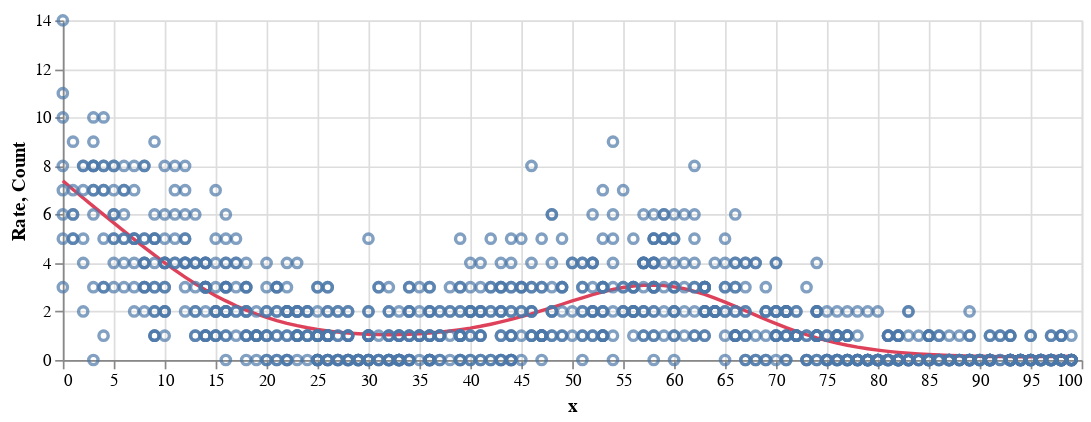

Notebook source saved alongside this figure:
### Code cell
rate = (
	alt.Chart(df_data).mark_line(color='#de425b').encode(
		x=alt.X('x', title='x'),
		y=alt.Y('rate', title='Rate'),
	)
)

count = alt.Chart(df_data).mark_point().encode(
	x=alt.X('x', title='x'),
	y=alt.Y('y', title='Count'),
)

(rate + count).properties(width=600, height=200)

### Figure 1 — Vega-Lite specification as saved in the notebook (floating-point values rounded to 4 significant figures; data arrays with more than 128 entries replaced by an {"elided": "..."} marker saying what was removed)
{"config": {"view": {"continuousWidth": 300, "continuousHeight": 300}}, "layer": [{"mark": {"type": "line", "color": "#de425b"}, "encoding": {"x": {"field": "x", "title": "x", "type": "quantitative"}, "y": {"field": "rate", "title": "Rate", "type": "quantitative"}}}, {"mark": {"type": "point"}, "encoding": {"x": {"field": "x", "title": "x", "type": "quantitative"}, "y": {"field": "y", "title": "Count", "type": "quantitative"}}}], "data": {"name": "data-ba2b8ee67633aad96364c26c99ad4515"}, "height": 200, "width": 600, "$schema": "https://vega.github.io/schema/vega-lite/v5.20.1.json", "datasets": {"data-ba2b8ee67633aad96364c26c99ad4515": {"elided": "1000 records"}}}
